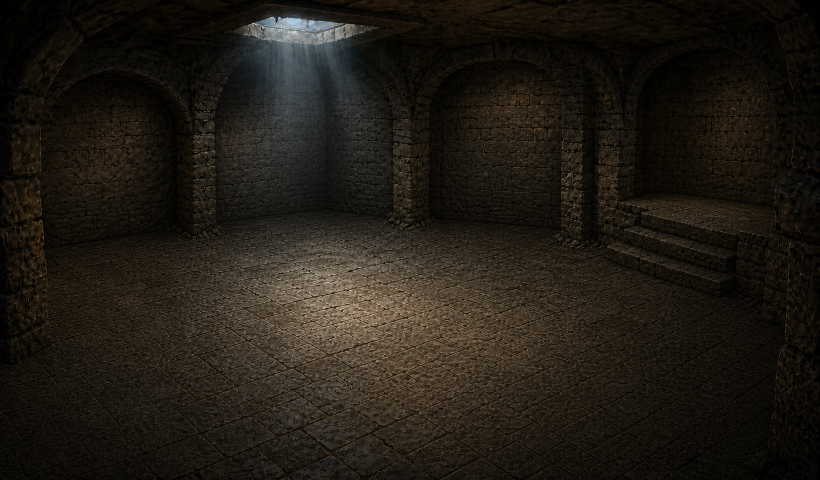
#> input picture art/concepts/camp/2026-09-01/camp-empty-v2.png, 1639 x 959 px (shown at 1/2 size); the run also reads 3 pictures not shown here
$ python prepare_nightly_camp_assets.py
#> lines starting #> are read from the running program, lines starting #| are printed output that depends on the picture
### tools/patch_stage1e_camp_art.py
#!/usr/bin/env python3
"""Apply the narrow, hash-gated Stage 1E camp-art corrections.

Only record_player padding and workbench exterior pale-matte alpha change.
"""
from __future__ import annotations
import argparse, hashlib, json
from collections import deque
from pathlib import Path
from PIL import Image

ROOT=Path(__file__).resolve().parents[1]; ART=ROOT/"assets"/"art"/"camp-2026-09-01"
RECORD=ART/"camp-record-player.png"; WORKBENCH=ART/"camp-workbench.png"; MANIFEST=ART/"manifest.json"
RECORD_HASH="a75599c37967d5dd64d886d066c44afc29e47e8428a2e5b288c2f2f9cd554737"; WORKBENCH_HASH="856baaec3bde125fd442c592ab61c6584b714fb8a2dba9a98ca54afa0278522d"
RECORD_FINAL="067820e5123e52111e8af6dc819fd0212c37a01c497604d6263355d6f50f3873"; WORKBENCH_PRE_CLEAN="ce932bc3ea210af54f96df69e53aa6361765a81de8ffc7da7ca3e04b999a9b63"; WORKBENCH_FINAL="c48a78418b85b14ddc8cb4a59f0af520db48a6d191cd72848de046aa10345303"
def sha(path):return hashlib.sha256(path.read_bytes()).hexdigest()
# [53 lines left out: functions exterior_neutral_pixels, attached_pale_patch_pixels, clean_workbench, main, not called in this run]
# [1 lines that do not run on import are left out]

### tools/prepare_nightly_camp_assets.py
"""Build the approved 2026-09-01 camp base and independent runtime layers.

The empty v2 concept supplies the base.  A reviewed built-in ImageGen background-extraction
edit of the furnished v2 concept supplies isolated prop pixels; its baked light checker is
removed by an edge-connected neutral-light matte.  No furnished-minus-empty subtraction is
used.  Each module is placed into the approved v2 composition and cropped to its own tight
RGBA bounds. The thirteenth Storage Chest is an independently generated transparent
source, normalized without background removal and appended after the historical atlas layers.
"""

from __future__ import annotations

import argparse
import hashlib
import json
import tempfile
from pathlib import Path

from PIL import Image, ImageChops, ImageFilter


ROOT = Path(__file__).resolve().parents[1]
CONCEPT = ROOT / "art" / "concepts" / "camp" / "2026-09-01"
ASSET_ROOT = ROOT / "assets" / "art" / "camp-2026-09-01"
REVIEW_ROOT = CONCEPT / "runtime-review"
ISOLATION_CANDIDATE = CONCEPT / "candidates" / "camp-isolation-attempt-03.png"
STORAGE_CHEST_SOURCE = CONCEPT / "storage-chest-master.png"
STORAGE_CHEST_SIZE = (108, 67)
STORAGE_CHEST_DRAW_RECT = [224, 392, 108, 67]
STORAGE_CHEST_BOTTOM_CENTER = [54, 63]
STORAGE_CHEST_PROMPT = """Use case: stylized-concept
Asset type: original game environment prop master for the Almsth underground camp
Primary request: create one low, broad, CLOSED storage chest as a standalone transparent-background cutout.
Visual reference context: match the project's own underground camp assets already inspected: realistic painterly dark-fantasy materials, elevated three-quarter camp camera, compact readable silhouette, subdued detail and grounded lighting. Do not copy or include any existing prop.
Scene/backdrop: none; genuine transparent background across the entire canvas outside the prop.
Subject: a sturdy low broad storage chest, weathered dark wood, restrained aged-iron bands and corner guards, one small dull iron latch, clearly readable closed lid seam.
Composition/framing: single chest centered, elevated 3/4 view consistent with looking slightly down into the camp; broad horizontal silhouette; tight but complete cutout with modest transparent padding; bottom-center grounding reference; no cropping.
Lighting/mood: cool ambient stone-room light with only a subtle warm hearth edge light; quiet utilitarian camp storage, not treasure.
Materials/textures: worn dark timber grain, matte oxidized iron, subtle age and scuffs; one tight local contact shadow directly under the chest contained within the cutout.
Constraints: brand-new original project-owned design suitable for future commercial sale without royalties; actual alpha transparency; closed lid; readable at small game scale; no text; no logo; no watermark.
Avoid: open lid, visible loot, coins, gems, runes, glow, magic, text, labels, UI symbols, arrows, rugs, sacks, loose containers, broad floor patches, room/background pixels, neighboring props, halo, outline, bloom, dramatic treasure-light, ornate fantasy excess."""
ISOLATION_ATTEMPTS = [
    {
        "attempt": 1,
        "candidate": "camp-isolation-attempt-01.png",
        "response_item_ordinal": 2890,
        "custom_tool_call_id": "ctc_0e02eb5ad014acac016a961b77ca8087d29efe793644c03d9d",
        "imagegen_call_id": "call_sxbfVvHwouR3lz9HpNdqIpPq",
        "tool_result_id": "exec-5e8511df-a4dd-489e-9ec0-e2590759a2fb",
        "verdict": "rejected: furnishings were rearranged and overlapped",
    },
    {
        "attempt": 2,
        "candidate": "camp-isolation-attempt-02.png",
        "response_item_ordinal": 3131,
        "custom_tool_call_id": "ctc_0e02eb5ad014acac016a961e274a1887d2a83a8ab5ee6b676f",
        "imagegen_call_id": "call_DD6ejrGvudSjzn34L7o6QYdn",
        "tool_result_id": "exec-1eada5ca-e429-4c65-acd0-94134846771e",
        "verdict": "rejected: exact-position retry still rearranged furnishings",
    },
    {
        "attempt": 3,
        "candidate": "camp-isolation-attempt-03.png",
        "response_item_ordinal": 3289,
        "custom_tool_call_id": "ctc_0e02eb5ad014acac016a961f9ee19487d28fd8246174b12093",
        "imagegen_call_id": "call_vdYZLrxbzmCAKF25gzZLAjKd",
        "tool_result_id": "exec-f434ce79-a3d2-4053-b468-b957a7025523",
        "verdict": "accepted: clean independent 4-by-3 atlas",
    },
]
DRAW_ORDER = [
    "mural", "bunk", "textile_area", "workbench", "writing_set", "ritual_table",
    "crusher", "whetstone", "campfire", "kettle", "rocking_chair", "record_player",
    "storage_chest",
]
HISTORICAL_ATLAS_DRAW_ORDER = DRAW_ORDER[:-1]

# Attempt 03 supplies reviewed isolated RGB; a deterministic neutral-light matte supplies
# alpha. Source/target rectangles place each disjoint atlas cell into the approved v2
# composition; furnished-minus-empty subtraction is never used.
MASK_COMPONENTS = {
    "mural": [((0, 0, 362, 362), (468, 90, 573, 177))],
    "bunk": [((362, 0, 724, 362), (610, 116, 793, 269))],
    "textile_area": [((724, 0, 1086, 362), (209, 102, 397, 261))],
    "workbench": [((1086, 0, 1448, 362), (40, 140, 214, 285))],
    "writing_set": [((0, 362, 362, 724), (70, 112, 210, 206))],
    "ritual_table": [((362, 362, 724, 704), (415, 143, 577, 272))],
    "crusher": [((724, 362, 1086, 724), (32, 242, 222, 459))],
    "whetstone": [((1086, 362, 1448, 724), (216, 273, 349, 414))],
    "campfire": [((0, 724, 362, 1086), (336, 293, 522, 431))],
    "kettle": [((400, 704, 660, 1010), (365, 235, 500, 368))],
    "rocking_chair": [((724, 724, 1086, 1086), (516, 239, 693, 445))],
    "record_player": [((1086, 724, 1448, 1086), (655, 227, 815, 469))],
}

HITBOXES = {
    "crusher": [54, 304, 142, 105],
    "whetstone": [237, 298, 93, 91],
    "ritual_table": [430, 181, 132, 77],
    "kettle": [397, 268, 72, 66],
    "storage_chest": [230, 395, 96, 60],
}

# The two standalone workshop machines are each one contiguous owned silhouette.
# Attempt 03 also contains detached, unrelated alpha islands in these atlas cells:
# a bright orange arc below the whetstone and tiny debris below/beside the crusher.
# Keep only the primary 8-connected alpha cluster for these layers.  Multi-part
# modules such as the kettle and writing set intentionally remain exempt.
PRIMARY_CLUSTER_LAYERS = {"crusher", "whetstone"}


def _sha256(path: Path) -> str:
    return hashlib.sha256(path.read_bytes()).hexdigest().upper()


def _normalize(source: Path) -> Image.Image:
    image = Image.open(source).convert("RGB")
#> image is the input picture: PIL image 1639x959 RGB; mean R, G, B 32.5, 27.8, 20.6
    if image.size != (1639, 959):
        raise ValueError(f"unexpected approved concept size: {source} {image.size}")
    # Crop three horizontal edge pixels total (one left, two right), then duplicate
    # the last architectural edge row to reach the shared 1636x960 review space.
    cropped = image.crop((1, 0, 1637, 959))
    normalized = Image.new("RGB", (1636, 960))
#> normalized: PIL image 1636x960 RGB; every value is 0
    normalized.paste(cropped, (0, 0))
    normalized.paste(cropped.crop((0, 958, 1636, 959)), (0, 959))
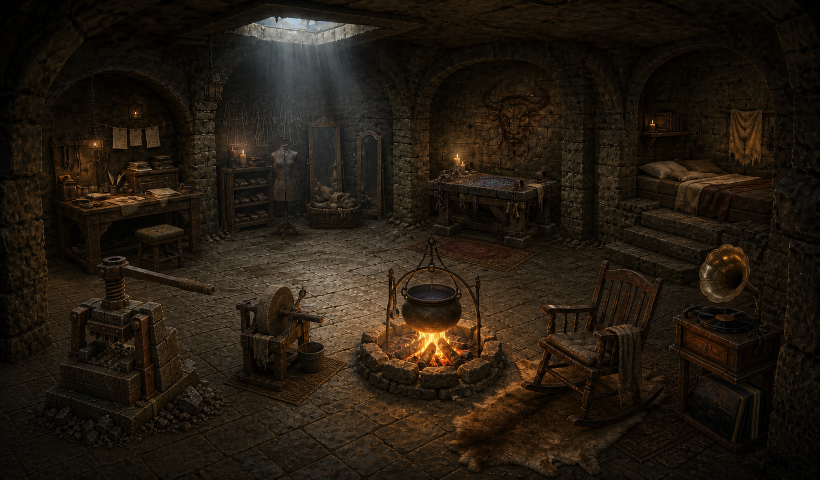
#> input picture art/concepts/camp/2026-09-01/camp-furnished-v2.png, 1639 x 959 px (shown at 1/2 size)
#> in _normalize, image is the input picture: PIL image 1639x959 RGB; mean R, G, B 34.9, 26.3, 16.4
    return normalized


def _base_half(image: Image.Image) -> Image.Image:
    return image.resize((818, 480), Image.Resampling.LANCZOS).convert("RGB")
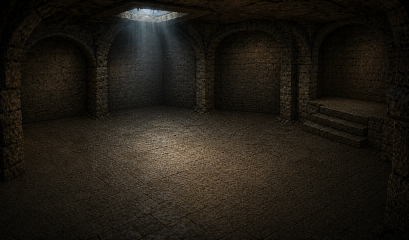
#> returned value: PIL image 818x480 RGB (shown at 1/2 size); mean R, G, B 32.6, 27.8, 20.6


def _connected_light_background_alpha(image: Image.Image) -> Image.Image:
    """Extract the candidate's neutral checker without using the empty concept."""

    rgb = image.convert("RGB")
    eligible = Image.new("L", rgb.size, 255)
    source = rgb.load()
    pixels = eligible.load()
    for y in range(rgb.height):
        for x in range(rgb.width):
            red, green, blue = source[x, y]
            brightness = (red + green + blue) / 3.0
            saturation = max(red, green, blue) - min(red, green, blue)
            pixels[x, y] = 0 if brightness >= 180.0 and saturation <= 45 else 255
    # Remove every neutral-light checker pixel, including pockets enclosed between
    # table legs or chair slats; retaining only edge-connected cells left white holes.
    return eligible.filter(ImageFilter.MinFilter(3)).filter(ImageFilter.GaussianBlur(0.55))


def _isolated_component(
    catalog: Image.Image,
    catalog_alpha: Image.Image,
    source_box: tuple[int, int, int, int],
    target_box: tuple[int, int, int, int],
) -> Image.Image:
    component_alpha = catalog_alpha.crop(source_box)
    visible = component_alpha.point(lambda value: 255 if value > 8 else 0).getbbox()
    if visible is None:
        raise ValueError(f"empty isolation component: {source_box}")
    component = catalog.crop(source_box).convert("RGBA").crop(visible)
    component.putalpha(component_alpha.crop(visible))
    left, top, right, bottom = target_box
    component = component.resize((right - left, bottom - top), Image.Resampling.LANCZOS)
    placed = Image.new("RGBA", (818, 480), (0, 0, 0, 0))
    placed.alpha_composite(component, (left, top))
    return placed


def _alpha_components(
    alpha: Image.Image,
    threshold: int = 0,
) -> list[dict[str, object]]:
    """Return deterministic 8-connected alpha components, largest first."""

    pixels = alpha.load()
    width, height = alpha.size
    visited: set[tuple[int, int]] = set()
    components: list[dict[str, object]] = []
    for y in range(height):
        for x in range(width):
            if (x, y) in visited or pixels[x, y] <= threshold:
                continue
            pending = [(x, y)]
            visited.add((x, y))
            points: list[tuple[int, int]] = []
            while pending:
                current_x, current_y = pending.pop()
                points.append((current_x, current_y))
                for neighbor_y in range(current_y - 1, current_y + 2):
                    for neighbor_x in range(current_x - 1, current_x + 2):
                        if neighbor_x == current_x and neighbor_y == current_y:
                            continue
                        neighbor = (neighbor_x, neighbor_y)
                        if (
                            0 <= neighbor_x < width
                            and 0 <= neighbor_y < height
                            and neighbor not in visited
                            and pixels[neighbor_x, neighbor_y] > threshold
                        ):
                            visited.add(neighbor)
                            pending.append(neighbor)
            xs = [point[0] for point in points]
            ys = [point[1] for point in points]
            components.append(
                {
                    "points": points,
                    "pixel_count": len(points),
                    "bounds_xyxy": [min(xs), min(ys), max(xs) + 1, max(ys) + 1],
                }
            )
    components.sort(
        key=lambda component: (
            -int(component["pixel_count"]),
            list(component["bounds_xyxy"]),
        )
    )
    return components


def _retain_primary_alpha_cluster(
    layer_id: str,
    mask: Image.Image,
) -> tuple[Image.Image, dict[str, object]]:
    """Remove detached atlas leaks from a documented single-cluster module."""

    components = _alpha_components(mask)
    if not components:
        raise ValueError(f"empty alpha component set: {layer_id}")
    primary = components[0]
    cleaned = Image.new("L", mask.size, 0)
    cleaned_pixels = cleaned.load()
    source_pixels = mask.load()
    for x, y in primary["points"]:
        cleaned_pixels[x, y] = source_pixels[x, y]
    removed = components[1:]
    removed_mask = ImageChops.subtract(mask, cleaned)
    removed_above_16 = _alpha_components(removed_mask, threshold=16)
    return cleaned, {
        "policy": "retain_largest_8_connected_alpha_cluster",
        "alpha_threshold": 0,
        "source_component_count": len(components),
        "removed_component_count": len(removed),
        "removed_alpha_pixel_count": sum(int(component["pixel_count"]) for component in removed),
        "removed_components_xyxy": [component["bounds_xyxy"] for component in removed],
        "removed_components_above_16": [
            {
                "pixel_count": int(component["pixel_count"]),
                "bounds_xyxy": component["bounds_xyxy"],
            }
            for component in removed_above_16
        ],
    }


def _layer(
    catalog: Image.Image,
    catalog_alpha: Image.Image,
    layer_id: str,
) -> tuple[Image.Image, tuple[int, int, int, int], float, dict[str, object] | None]:
    rgba = Image.new("RGBA", (818, 480), (0, 0, 0, 0))
    for source_box, target_box in MASK_COMPONENTS[layer_id]:
        rgba = Image.alpha_composite(
            rgba,
            _isolated_component(catalog, catalog_alpha, source_box, target_box),
        )
    mask = rgba.getchannel("A")
    # ImageGen's RGB atlas contains a faint neutral fringe/contact plate against
    # its light review background. Remove only neutral pixels near the silhouette
    # edge; keep interior metal highlights and every coloured material pixel.
    binary = mask.point(lambda value: 255 if value > 8 else 0)
    interior = binary.filter(ImageFilter.MinFilter(11))
    edge = ImageChops.subtract(binary, interior)
    neutral = Image.new("L", rgba.size, 0)
    rgb_pixels = rgba.convert("RGB").load()
    neutral_pixels = neutral.load()
    for y in range(rgba.height):
        for x in range(rgba.width):
            red, green, blue = rgb_pixels[x, y]
            brightness = (red + green + blue) / 3.0
            saturation = max(red, green, blue) - min(red, green, blue)
            if brightness >= 82.0 and saturation <= 30:
                neutral_pixels[x, y] = 255
    mask = ImageChops.subtract(mask, ImageChops.multiply(edge, neutral))
    if layer_id == "ritual_table":
        # The atlas rendered a pale review plate in the open space below the table.
        # It is neither a prop nor a contact shadow, so key it out locally while
        # retaining the saturated wood/iron feet around it.
        mask_pixels = mask.load()
        for y in range(242, 272):
            for x in range(438, 555):
                red, green, blue = rgb_pixels[x, y]
                brightness = (red + green + blue) / 3.0
                saturation = max(red, green, blue) - min(red, green, blue)
                if brightness >= 48.0 and saturation <= 26:
                    mask_pixels[x, y] = 0
    # Erode one pixel before the final feather to remove the light checker fringe
    # that ImageGen baked into boundary antialiasing.
    mask = mask.filter(ImageFilter.MinFilter(3)).filter(ImageFilter.GaussianBlur(0.55))
    component_cleanup = None
    if layer_id in PRIMARY_CLUSTER_LAYERS:
        mask, component_cleanup = _retain_primary_alpha_cluster(layer_id, mask)
    bounds = mask.point(lambda value: 255 if value > 2 else 0).getbbox()
    if bounds is None:
        raise ValueError(f"empty layer mask: {layer_id}")
    rgba.putalpha(mask)
    cropped = rgba.crop(bounds)
    alpha = cropped.getchannel("A")
    occupied = sum(count for count, value in alpha.getcolors(alpha.width * alpha.height) if value > 8)
    coverage = occupied / float(alpha.width * alpha.height)
    return cropped, bounds, coverage, component_cleanup


def _assert_independence(
    layer_id: str,
    layer: Image.Image,
    bounds: tuple[int, int, int, int],
    coverage: float,
) -> None:
    """Reject broad patches and detached leaks in single-cluster workshop props."""

    if coverage >= 0.90:
        raise ValueError(f"{layer_id} is not a tight cutout: alpha coverage {coverage:.4f}")
    alpha = layer.getchannel("A")
    if alpha.getextrema()[0] > 8:
        raise ValueError(f"{layer_id} has no transparent pixels")
    if layer_id in PRIMARY_CLUSTER_LAYERS:
        components = _alpha_components(alpha)
        if len(components) != 1:
            raise ValueError(
                f"{layer_id} must be one 8-connected alpha cluster, got {len(components)}"
            )


def _storage_chest_layer() -> tuple[Image.Image, list[int], float]:
    """Normalize the accepted native alpha source into its exact camp-local canvas."""

    if not STORAGE_CHEST_SOURCE.is_file():
        raise FileNotFoundError(f"missing approved Storage Chest source: {STORAGE_CHEST_SOURCE}")
    source = Image.open(STORAGE_CHEST_SOURCE).convert("RGBA")
    if source.size != (1536, 1024):
        raise ValueError(f"unexpected Storage Chest master size: {source.size}")
    alpha = source.getchannel("A")
    alpha_extrema = alpha.getextrema()
    if alpha_extrema[0] != 0 or alpha_extrema[1] < 250:
        raise ValueError("Storage Chest master must preserve genuine transparent alpha")
    bounds = alpha.getbbox()
    if bounds is None:
        raise ValueError("Storage Chest master has no visible pixels")
    cropped = source.crop(bounds)
    available_width = STORAGE_CHEST_SIZE[0]
    available_height = STORAGE_CHEST_BOTTOM_CENTER[1]
    scale = min(
        available_width / float(cropped.width),
        available_height / float(cropped.height),
    )
    resized_size = (
        max(1, min(available_width, round(cropped.width * scale))),
        max(1, min(available_height, round(cropped.height * scale))),
    )
    # Resize premultiplied values so invisible RGB never contaminates the alpha edge.
    resized = cropped.convert("RGBa").resize(
        resized_size, Image.Resampling.LANCZOS,
    ).convert("RGBA")
    resized_bounds = resized.getchannel("A").getbbox()
    if resized_bounds is None:
        raise ValueError("Storage Chest vanished during normalization")
    resized = resized.crop(resized_bounds)
    canvas = Image.new("RGBA", STORAGE_CHEST_SIZE, (0, 0, 0, 0))
    x = (STORAGE_CHEST_SIZE[0] - resized.width) // 2
    y = STORAGE_CHEST_BOTTOM_CENTER[1] - resized.height
    if x < 0 or y < 0:
        raise ValueError(f"Storage Chest does not fit runtime canvas: {resized.size}")
    canvas.alpha_composite(resized, (x, y))
    runtime_bounds = canvas.getchannel("A").getbbox()
    if runtime_bounds is None or runtime_bounds[3] != STORAGE_CHEST_BOTTOM_CENTER[1]:
        raise ValueError(f"Storage Chest bottom reference drifted: {runtime_bounds}")
    if STORAGE_CHEST_SIZE[1] - runtime_bounds[3] != 4:
        raise ValueError(f"Storage Chest must retain exact 4px bottom clearance: {runtime_bounds}")
    occupied = sum(
        count
        for count, value in canvas.getchannel("A").getcolors(canvas.width * canvas.height)
        if value > 8
    )
    coverage = occupied / float(canvas.width * canvas.height)
    return canvas, list(runtime_bounds), coverage


def _generate(asset_root: Path, review_root: Path) -> None:
    asset_root.mkdir(parents=True, exist_ok=True)
    review_root.mkdir(parents=True, exist_ok=True)
    empty_source = CONCEPT / "camp-empty-v2.png"
    furnished_source = CONCEPT / "camp-furnished-v2.png"
    empty_normalized = _normalize(empty_source)
    furnished_normalized = _normalize(furnished_source)
    empty_normalized.save(review_root / "camp-empty-normalized-1636x960.png", optimize=True)
    furnished_normalized.save(review_root / "camp-furnished-normalized-1636x960.png", optimize=True)
    base = _base_half(empty_normalized)
    furnished = _base_half(furnished_normalized)
#> in _base_half (call 2), `return image.resize((818, 480), Image.Resampling.LANCZOS).convert("RGB")`:
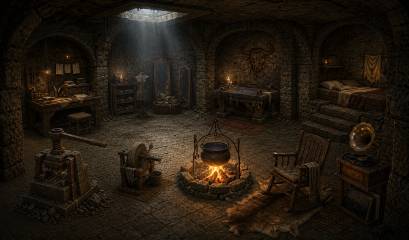
#> returned value: PIL image 818x480 RGB (shown at 1/2 size); mean R, G, B 34.9, 26.4, 16.4
    if not ISOLATION_CANDIDATE.is_file():
        raise FileNotFoundError(f"missing reviewed mask candidate: {ISOLATION_CANDIDATE}")
    isolation = Image.open(ISOLATION_CANDIDATE).convert("RGB")
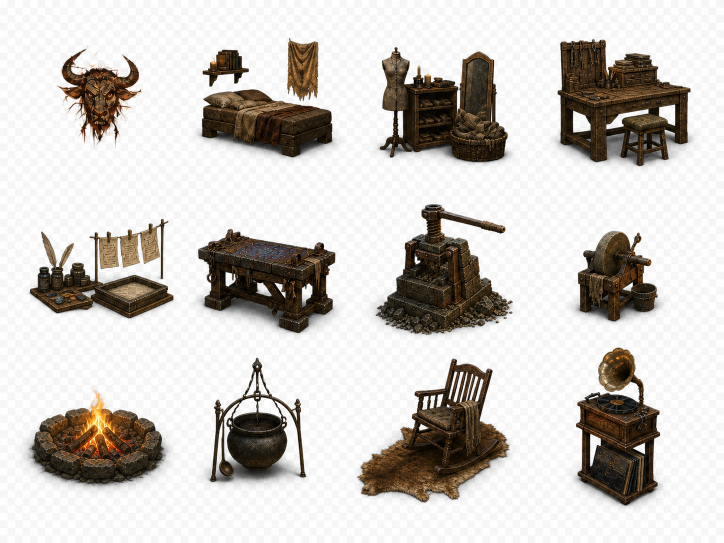
#> input picture art/concepts/camp/2026-09-01/candidates/camp-isolation-attempt-03.png, 1448 x 1086 px (shown at 1/2 size)
#> isolation is the input picture: PIL image 1448x1086 RGB; mean R, G, B 203.8, 199.8, 195.6
    if isolation.size != (1448, 1086):
        raise ValueError(f"unexpected mask candidate size: {isolation.size}")
    catalog_alpha = _connected_light_background_alpha(isolation)
#> (the rest of the program and of its run is left out)
